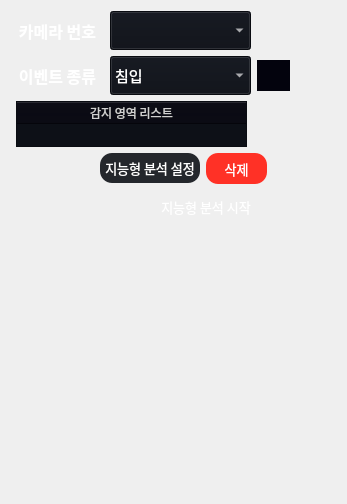
                 <widget class="QWidget" name="widget" native="true">
                  <property name="minimumSize">
                   <size>
                    <width>301</width>
                    <height>351</height>
                   </size>
                  </property>
                  <property name="maximumSize">
                   <size>
                    <width>350</width>
                    <height>9999</height>
                   </size>
                  </property>
                  <layout class="QVBoxLayout" name="verticalLayout_10">
                   <item>
                    <layout class="QVBoxLayout" name="verticalLayout_15">
                     <item>
                      <layout class="QHBoxLayout" name="horizontalLayout_40">
                       <item>
                        <widget class="QLabel" name="camera_page_camera_name_label">
                         <property name="sizePolicy">
                          <sizepolicy hsizetype="Fixed" vsizetype="Fixed">
                           <horstretch>0</horstretch>
                           <verstretch>0</verstretch>
                          </sizepolicy>
                         </property>
                         <property name="minimumSize">
                          <size>
                           <width>93</width>
                           <height>31</height>
                          </size>
                         </property>
                         <property name="font">
                          <font>
                           <family>Sans</family>
                           <pointsize>12</pointsize>
                           <bold>true</bold>
                          </font>
                         </property>
                         <property name="styleSheet">
                          <string notr="true">color: rgb(255, 255, 255);</string>
                         </property>
                         <property name="text">
                          <string>카메라 번호</string>
                         </property>
                         <property name="alignment">
                          <set>Qt::AlignmentFlag::AlignCenter</set>
                         </property>
                        </widget>
                       </item>
                       <item>
                        <widget class="QComboBox" name="camera_page_name_box">
                         <property name="minimumSize">
                          <size>
                           <width>141</width>
                           <height>39</height>
                          </size>
                         </property>
                         <property name="maximumSize">
                          <size>
                           <width>145</width>
                           <height>39</height>
                          </size>
                         </property>
                         <property name="font">
                          <font>
                           <family>Sans</family>
                           <pointsize>11</pointsize>
                          </font>
                         </property>
                         <property name="focusPolicy">
                          <enum>Qt::FocusPolicy::WheelFocus</enum>
                         </property>
                         <property name="styleSheet">
                          <string notr="true">color: rgb(255, 255, 255);
background-color: rgb(13, 16, 23);
selection-background-color: rgb(53, 132, 228);
</string>
                         </property>
                         <property name="currentText">
                          <string notr="true"/>
                         </property>
                         <property name="maxVisibleItems">
                          <number>16</number>
                         </property>
                        </widget>
                       </item>
                       <item>
                        <spacer name="horizontalSpacer_10">
                         <property name="orientation">
                          <enum>Qt::Orientation::Horizontal</enum>
                         </property>
                         <property name="sizeType">
                          <enum>QSizePolicy::Policy::Expanding</enum>
                         </property>
                         <property name="sizeHint" stdset="0">
                          <size>
                           <width>40</width>
                           <height>20</height>
                          </size>
                         </property>
                        </spacer>
                       </item>
                      </layout>
                     </item>
                     <item>
                      <layout class="QHBoxLayout" name="horizontalLayout_41">
                       <item>
                        <layout class="QHBoxLayout" name="horizontalLayout_48">
                         <item>
                          <widget class="QLabel" name="camera_page_camera_event_label">
                           <property name="sizePolicy">
                            <sizepolicy hsizetype="Fixed" vsizetype="Fixed">
                             <horstretch>0</horstretch>
                             <verstretch>0</verstretch>
                            </sizepolicy>
                           </property>
                           <property name="minimumSize">
                            <size>
                             <width>93</width>
                             <height>31</height>
                            </size>
                           </property>
                           <property name="font">
                            <font>
                             <family>Sans</family>
                             <pointsize>12</pointsize>
                             <bold>true</bold>
                            </font>
                           </property>
                           <property name="styleSheet">
                            <string notr="true">color: rgb(255, 255, 255);</string>
                           </property>
                           <property name="text">
                            <string>이벤트 종류</string>
                           </property>
                           <property name="alignment">
                            <set>Qt::AlignmentFlag::AlignCenter</set>
                           </property>
                          </widget>
                         </item>
                         <item>
                          <layout class="QHBoxLayout" name="horizontalLayout_49">
                           <item>
                            <widget class="QComboBox" name="camera_page_camera_event_box">
                             <property name="sizePolicy">
                              <sizepolicy hsizetype="Fixed" vsizetype="Fixed">
                               <horstretch>0</horstretch>
                               <verstretch>0</verstretch>
                              </sizepolicy>
                             </property>
                             <property name="minimumSize">
                              <size>
                               <width>141</width>
                               <height>39</height>
                              </size>
                             </property>
                             <property name="maximumSize">
                              <size>
                               <width>141</width>
                               <height>39</height>
                              </size>
                             </property>
                             <property name="font">
                              <font>
                               <family>Sans</family>
                               <pointsize>11</pointsize>
                               <bold>false</bold>
                              </font>
                             </property>
                             <property name="styleSheet">
                              <string notr="true">color: rgb(255, 255, 255);
background-color: rgb(13, 16, 23);
selection-background-color: rgb(53, 132, 228);
</string>
                             </property>
                             <property name="maxVisibleItems">
                              <number>16</number>
                             </property>
                             <property name="minimumContentsLength">
                              <number>0</number>
                             </property>
                             <item>
                              <property name="text">
                               <string>침입</string>
                              </property>
                             </item>
                             <item>
                              <property name="text">
                               <string>배회</string>
                              </property>
                             </item>
                             <item>
                              <property name="text">
                               <string>쓰러짐</string>
                              </property>
                             </item>
                             <item>
                              <property name="text">
                               <string>방화</string>
                              </property>
                             </item>
                            </widget>
                           </item>
                           <item>
                            <widget class="QPushButton" name="camera_page_detect_add_bnt">
                             <property name="sizePolicy">
                              <sizepolicy hsizetype="Fixed" vsizetype="Fixed">
                               <horstretch>0</horstretch>
                               <verstretch>0</verstretch>
                              </sizepolicy>
                             </property>
                             <property name="minimumSize">
                              <size>
                               <width>31</width>
                               <height>31</height>
                              </size>
                             </property>
                             <property name="font">
                              <font>
                               <family>Sans</family>
                               <pointsize>10</pointsize>
                              </font>
                             </property>
                             <property name="cursor">
                              <cursorShape>PointingHandCursor</cursorShape>
                             </property>
                             <property name="styleSheet">
                              <string notr="true">background-color: rgb(3, 3, 13);
border: 1px solid rgb(3, 3, 13);
color: rgb(255, 255, 255);

</string>
                             </property>
                             <property name="text">
                              <string/>
                             </property>
                             <property name="icon">
                              <iconset resource="../resourece.qrc">
                               <normaloff>:/ui/ui/images/ico_add_circle.svg</normaloff>:/ui/ui/images/ico_add_circle.svg</iconset>
                             </property>
                             <property name="iconSize">
                              <size>
                               <width>31</width>
                               <height>50</height>
                              </size>
                             </property>
                            </widget>
                           </item>
                          </layout>
                         </item>
                        </layout>
                       </item>
                       <item>
                        <spacer name="horizontalSpacer_31">
                         <property name="orientation">
                          <enum>Qt::Orientation::Horizontal</enum>
                         </property>
                         <property name="sizeType">
                          <enum>QSizePolicy::Policy::Preferred</enum>
                         </property>
                         <property name="sizeHint" stdset="0">
                          <size>
                           <width>46</width>
                           <height>20</height>
                          </size>
                         </property>
                        </spacer>
                       </item>
                      </layout>
                     </item>
                     <item>
                      <layout class="QHBoxLayout" name="horizontalLayout_50">
                       <item>
                        <layout class="QVBoxLayout" name="verticalLayout_22">
                         <property name="spacing">
                          <number>6</number>
                         </property>
                         <item>
                          <widget class="QTableWidget" name="camera_page_detect_area_table">
                           <property name="sizePolicy">
                            <sizepolicy hsizetype="Fixed" vsizetype="Expanding">
                             <horstretch>0</horstretch>
                             <verstretch>0</verstretch>
                            </sizepolicy>
                           </property>
                           <property name="minimumSize">
                            <size>
                             <width>231</width>
                             <height>40</height>
                            </size>
                           </property>
                           <property name="maximumSize">
                            <size>
                             <width>231</width>
                             <height>9999</height>
                            </size>
                           </property>
                           <property name="font">
                            <font>
                             <family>Sans</family>
                            </font>
                           </property>
                           <property name="styleSheet">
                            <string notr="true">QTableWidget {
    background-color: rgb(13, 16, 23); /* 테이블 전체 배경색 */
    color: rgb(255, 255, 255);
}

QHeaderView::section {
    color: rgb(209, 209, 209); /* 헤더 텍스트 색상 - 회색 */
background-color: rgb(7, 7, 16); /* 테이블 전체 배경색 */
}

QTableWidget::item {
    color: rgb(255, 255, 255); /* 기본 상태에서의 텍스트 색상 - 흰색 */

}

QTableWidget::item:selected {
    background-color: rgb(32,39,49); /* 선택된 셀의 배경색 */
    color: rgb(255, 255, 255);

}

QScrollBar:vertical {
    border: 1px solid #999999;
    background: #b3b3b3c6;
    width: 8px;
}
QScrollBar::handle:vertical {
background: #2f2f2f; 
min-height: 10px;
width: 8px;

}
</string>
                           </property>
                           <property name="sizeAdjustPolicy">
                            <enum>QAbstractScrollArea::SizeAdjustPolicy::AdjustToContentsOnFirstShow</enum>
                           </property>
                           <property name="dragDropOverwriteMode">
                            <bool>false</bool>
                           </property>
                           <property name="alternatingRowColors">
                            <bool>false</bool>
                           </property>
                           <property name="selectionBehavior">
                            <enum>QAbstractItemView::SelectionBehavior::SelectRows</enum>
                           </property>
                           <property name="showGrid">
                            <bool>false</bool>
                           </property>
                           <property name="gridStyle">
                            <enum>Qt::PenStyle::NoPen</enum>
                           </property>
                           <property name="wordWrap">
                            <bool>false</bool>
                           </property>
                           <property name="cornerButtonEnabled">
                            <bool>false</bool>
                           </property>
                           <attribute name="horizontalHeaderHighlightSections">
                            <bool>false</bool>
                           </attribute>
                           <attribute name="horizontalHeaderStretchLastSection">
                            <bool>true</bool>
                           </attribute>
                           <attribute name="verticalHeaderVisible">
                            <bool>false</bool>
                           </attribute>
                           <attribute name="verticalHeaderHighlightSections">
                            <bool>false</bool>
                           </attribute>
                           <column>
                            <property name="text">
                             <string>감지 영역 리스트</string>
                            </property>
                           </column>
                          </widget>
                         </item>
                         <item>
                          <layout class="QHBoxLayout" name="horizontalLayout_51">
                           <item>
                            <spacer name="horizontalSpacer_33">
                             <property name="orientation">
                              <enum>Qt::Orientation::Horizontal</enum>
                             </property>
                             <property name="sizeType">
                              <enum>QSizePolicy::Policy::Preferred</enum>
                             </property>
                             <property name="sizeHint" stdset="0">
                              <size>
                               <width>166</width>
                               <height>20</height>
                              </size>
                             </property>
                            </spacer>
                           </item>
                           <item>
                            <widget class="QPushButton" name="camera_page_object_setting_bnt">
                             <property name="sizePolicy">
                              <sizepolicy hsizetype="Fixed" vsizetype="Fixed">
                               <horstretch>0</horstretch>
                               <verstretch>0</verstretch>
                              </sizepolicy>
                             </property>
                             <property name="minimumSize">
                              <size>
                               <width>100</width>
                               <height>30</height>
                              </size>
                             </property>
                             <property name="maximumSize">
                              <size>
                               <width>100</width>
                               <height>30</height>
                              </size>
                             </property>
                             <property name="font">
                              <font>
                               <family>Sans</family>
                               <pointsize>10</pointsize>
                              </font>
                             </property>
                             <property name="cursor">
                              <cursorShape>PointingHandCursor</cursorShape>
                             </property>
                             <property name="styleSheet">
                              <string notr="true">background-color: rgb(36, 39, 44);
color: rgb(255, 255, 255);
border-radius: 12px;

</string>
                             </property>
                             <property name="text">
                              <string>지능형 분석 설정</string>
                             </property>
                            </widget>
                           </item>
                           <item>
                            <widget class="QPushButton" name="camera_page_detect_area_del_bnt">
                             <property name="sizePolicy">
                              <sizepolicy hsizetype="Fixed" vsizetype="Fixed">
                               <horstretch>0</horstretch>
                               <verstretch>0</verstretch>
                              </sizepolicy>
                             </property>
                             <property name="minimumSize">
                              <size>
                               <width>61</width>
                               <height>31</height>
                              </size>
                             </property>
                             <property name="maximumSize">
                              <size>
                               <width>61</width>
                               <height>31</height>
                              </size>
                             </property>
                             <property name="font">
                              <font>
                               <family>Sans</family>
                               <pointsize>10</pointsize>
                              </font>
                             </property>
                             <property name="cursor">
                              <cursorShape>PointingHandCursor</cursorShape>
                             </property>
                             <property name="styleSheet">
                              <string notr="true">background-color: rgb(255, 49, 38);
color: rgb(255, 255, 255);
border-radius: 12px;
</string>
                             </property>
                             <property name="text">
                              <string>삭제</string>
                             </property>
                            </widget>
                           </item>
                          </layout>
                         </item>
                         <item>
                          <layout class="QHBoxLayout" name="horizontalLayout_52">
                           <item>
                            <spacer name="horizontalSpacer_14">
                             <property name="orientation">
                              <enum>Qt::Orientation::Horizontal</enum>
                             </property>
                             <property name="sizeType">
                              <enum>QSizePolicy::Policy::Maximum</enum>
                             </property>
                             <property name="sizeHint" stdset="0">
                              <size>
                               <width>129</width>
                               <height>20</height>
                              </size>
                             </property>
                            </spacer>
                           </item>
                           <item>
                            <widget class="QPushButton" name="camera_page_ai_bnt">
                             <property name="sizePolicy">
                              <sizepolicy hsizetype="Fixed" vsizetype="Fixed">
                               <horstretch>0</horstretch>
                               <verstretch>0</verstretch>
                              </sizepolicy>
                             </property>
                             <property name="minimumSize">
                              <size>
                               <width>122</width>
                               <height>33</height>
                              </size>
                             </property>
                             <property name="font">
                              <font>
                               <family>Sans</family>
                               <pointsize>10</pointsize>
                              </font>
                             </property>
                             <property name="cursor">
                              <cursorShape>PointingHandCursor</cursorShape>
                             </property>
                             <property name="styleSheet">
                              <string notr="true">background-color: qlineargradient(
    spread:pad,
    x1:0, y1:0, x2:0, y2:1,
    stop:0.0 rgba(112, 210, 112, 255),
    stop:0.3 rgba(0, 196, 0, 255)
);
color: rgb(255, 255, 255);
border-radius: 15px;

</string>
                             </property>
                             <property name="text">
                              <string>지능형 분석 시작</string>
                             </property>
                            </widget>
                           </item>
                          </layout>
                         </item>
                        </layout>
                       </item>
                       <item>
                        <spacer name="horizontalSpacer_44">
                         <property name="orientation">
                          <enum>Qt::Orientation::Horizontal</enum>
                         </property>
                         <property name="sizeType">
                          <enum>QSizePolicy::Policy::Fixed</enum>
                         </property>
                         <property name="sizeHint" stdset="0">
                          <size>
                           <width>63</width>
                           <height>20</height>
                          </size>
                         </property>
                        </spacer>
                       </item>
                      </layout>
                     </item>
                     <item>
                      <spacer name="verticalSpacer_7">
                       <property name="orientation">
                        <enum>Qt::Orientation::Vertical</enum>
                       </property>
                       <property name="sizeType">
                        <enum>QSizePolicy::Policy::Maximum</enum>
                       </property>
                       <property name="sizeHint" stdset="0">
                        <size>
                         <width>20</width>
                         <height>270</height>
                        </size>
                       </property>
                      </spacer>
                     </item>
                    </layout>
                   </item>
                  </layout>
                 </widget>
